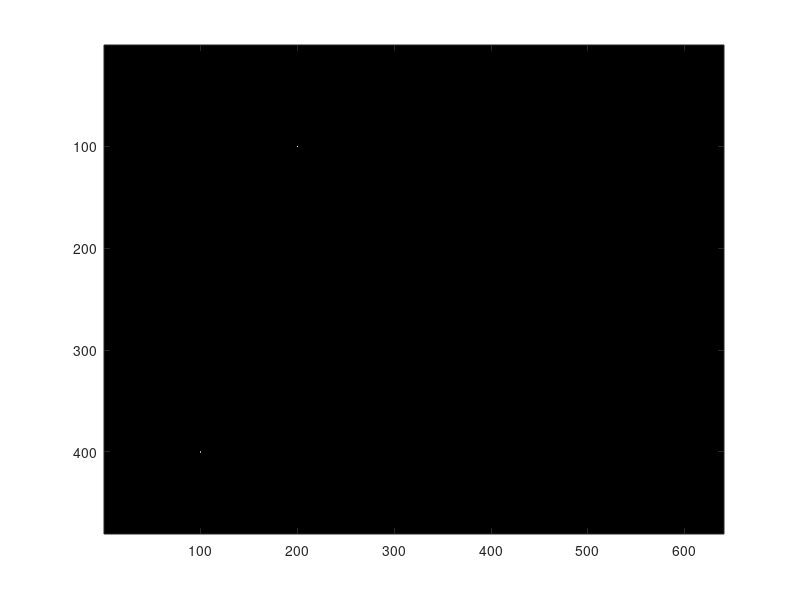

Write MATLAB code to recreate this figure. (Note: this script raises an error after producing the figure.)
%this script starts from a RI modification and produces wrapped phase then
%proceeds to unwrap the produced matrix and calculate the resultant RI
%modification in order to compare it to the original which enables
%determination of effectiveness of used unwrapping algorithm


%below are parameters used in the conversion from RI to unwrapped phase 
CPL =0.010000;%10 mm
alpha = 36.000;%degrees
WL = 650.0000*10^-9;%wave length

%unwrapped =  WL/(cos(alpha/2))/CPL/RI

% Create a logical image of a ring with specified
% inner diameter, outer diameter center, and image size.
% First create the image.
imageSizeX = 640;
imageSizeY = 480;
[columnsInImage, rowsInImage] = meshgrid(1:imageSizeX, 1:imageSizeY);
phaseImage = zeros(size(columnsInImage));
phaseImage(100,200) = 0.0030;phaseImage(400,100) =   0.0020;%manually create two point sources
phaseImage(300,400) =  9.8438e-04;
figure;imagesc(phaseImage);
phaseImage = phaseImage/( WL/(cos(alpha/2))/CPL);colormap gray
%%
phaseImage(phaseImage==Inf) = 0; %ensures zeroes stay as zeroes
%the code below is to find the coordinates of the point created manually
hLocalMax = vision.LocalMaximaFinder;
      hLocalMax.MaximumNumLocalMaxima = 3;%TODO: make this automatic int the future
      hLocalMax.NeighborhoodSize = [5 5];
      hLocalMax.Threshold = 0.3*max(max(phaseImage));

      location = step(hLocalMax, phaseImage)
% Next create the circle in the image.

%initialize some values
ringPixels = zeros(size(columnsInImage));
for i = 1:size(location,1)%adapts to the number of local maxima
    innerRadius = 35;
    outerRadius = 45;
    centerX = location(i,1);
    centerY = location(i,2);
    array2D = (int16(rowsInImage) - int16(centerY)).^2 ...
    + (int16(columnsInImage) - int16(centerX)).^2;
    k = 1;
    while 1  
        ringPixels = ringPixels+ (array2D >= innerRadius.^2 & array2D <= outerRadius.^2);
        imagesc(ringPixels)
        if(phaseImage(centerY,centerX)-2*pi*k<=0)
            break;
        end
        innerRadius = outerRadius+20;
        outerRadius = outerRadius+40-exp(1)^(-(k-5)^2/(2*4))*20;%the 20 is a factor to amplify the gaussian function effect
        k = k+1;
    end
end
figure;imagesc(ringPixels);colormap(gray(256))
title('final wrapped phase information (reverse process)');
figure;imagesc(phaseImage);
hold on;plot(200,100,'ow');plot(100,400,'ow');plot(400,300,'ow');
title('original unwrapped phase information with point sources highlighted')
colormap(gray(256))
%%

unwrapped = do_all_rows(ringPixels*255);
BW = imregionalmax(unwrapped);
%figure;imshow(BW);
unwrapped1 = unwrapped .* BW;
unwrapped1 = imhmax(unwrapped1,max(max(unwrapped1)-0.001));%this thresholds a second time to clear the image completely


RI = unwrapped1 * WL/(cos(alpha/2))/CPL;
figure;


imagesc(unwrapped);title("mathematical unwrapping");colormap default;
figure;mesh(RI);title("point source refractive index modification");